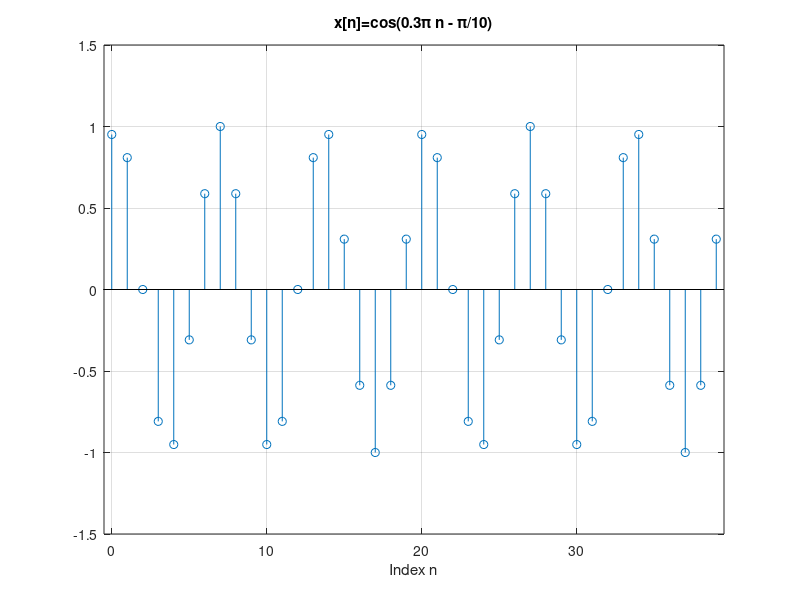

MATLAB code for this plot:
% Script: exdt_1_12c.m
n = [0:39];                % Create a vector of indices.
x = cos(0.3*pi*n-pi/10);   % Compute signal samples.
% Graph the signal.
stem(n,x); grid;
axis([-0.5,39.5,-1.5,1.5]);
title('x[n]=cos(0.3\pi n - \pi/10)');
xlabel('Index n');
